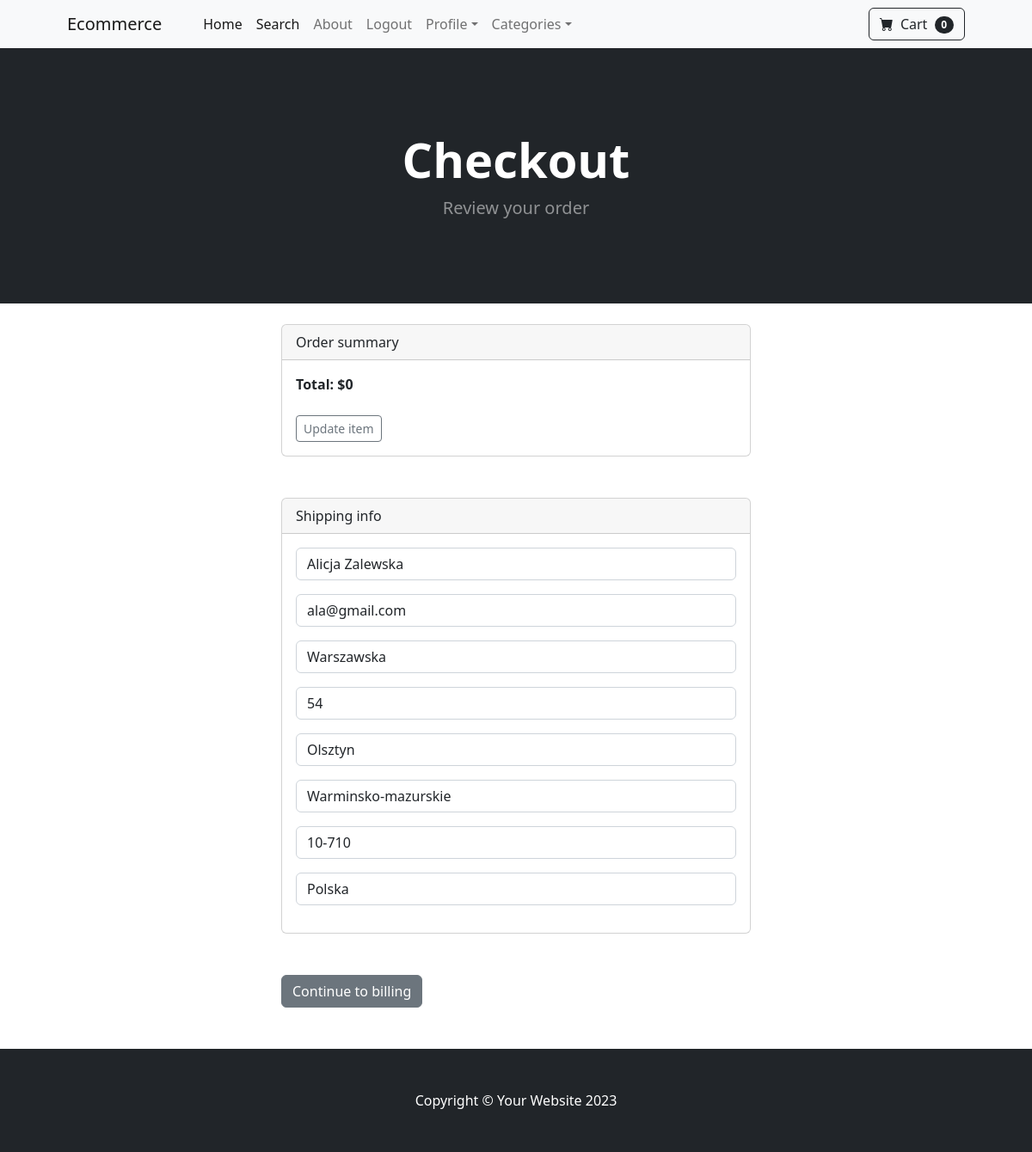
The app's page /payment/checkout (signed in) with its own data.
### payment/models.py (models this page shows, shortened)
class ShippingAddress(models.Model):
    user = models.ForeignKey(User, on_delete=models.CASCADE, null=True, blank=True)
    shipping_full_name = models.CharField(max_length=255)
    shipping_email = models.CharField(max_length=255)
    shipping_address1 = models.CharField(max_length=255)
    shipping_address2 = models.CharField(max_length=255, null=True, blank=True)
    shipping_city = models.CharField(max_length=255)
    shipping_state = models.CharField(max_length=255, null=True, blank=True)
    shipping_zipcode = models.CharField(max_length=255, null=True, blank=True)
    shipping_country = models.CharField(max_length=255)
    class Meta:
        verbose_name_plural = "Shipping Address"

### payment/views.py (the view)
# urls.py: path('checkout', views.checkout, name='checkout'),
def checkout(request):
    cart = Cart(request)
    cart_products = cart.get_prods()
    quantities = cart.get_quants()
    totals = cart.cart_total()
    if request.user.is_authenticated:
        shipping_user = ShippingAddress.objects.get(id=request.user.id)
        shipping_form = ShippingForm(request.POST or None, instance=shipping_user)
        return render(request, "payment/checkout.html", {"cart_products": cart_products, "quantities": quantities,
                                                         "totals": totals, "shipping_form": shipping_form})
    else:
        shipping_form = ShippingForm(request.POST or None)
        return render(request, "payment/checkout.html", {"cart_products": cart_products, "quantities": quantities,
                                                         "totals": totals, "shipping_form": shipping_form})

### cart/cart.py (called while the page is built, shortened)
    def __len__(self):
        return len(self.cart)

    def get_prods(self):
        product_ids = self.cart.keys()
        products = Product.objects.filter(id__in=product_ids)
        return products

    def get_quants(self):
        quantities = self.cart
        return quantities

    def cart_total(self):
        product_ids = self.cart.keys()
        products = Product.objects.filter(id__in=product_ids)
        quantities = self.cart
        total = 0
        return total

### cart/context_processors.py (called while the page is built)
def cart(request):
    return {'cart': Cart(request)}

### payment/templates/payment/checkout.html (shortened to what this page needs)
{% extends 'base.html' %}
{% load static %}
{% block content %}
<header class="bg-dark py-5">
    <div class="container px-4 px-lg-5 my-5">
        <div class="text-center text-white">
            <h1 class="display-4 fw-bolder">Checkout</h1>
            <p class="lead fw-normal text-white-50 mb-0">Review your order</p>
        </div>
    </div>
</header>
<br/>
<div class="container">
    <div class="row">
        <div class="col-md-6 offset-md-3">
            <div class="card">
                <div class="card-header">
                    Order summary
                </div>
                <div class="card-body">
                    <strong> Total: ${{ totals }} </strong>
                    <br/><br/>
                    <a class="btn btn-sm btn-outline-secondary" href="{% url 'cart_summary' %}">Update item</a>
                </div>
            </div>
            <br/><br/>
            <div class="card">
                <div class="card-header">
                    Shipping info
                </div>
                <div class="card-body">
                    {{ shipping_form.as_p }}
                </div>
            </div>
            <br/><br/>
            <a class="btn btn-secondary" href="#">Continue to billing</a>
        </div>
    </div>
</div>
<br/> <br/>
{% endblock %}

### records on screen
ShippingAddress: shipping_full_name "Alicja Zalewska", shipping_email "ala@gmail.com", shipping_address1 "Warszawska", shipping_address2 "54", shipping_city "Olsztyn", shipping_state "Warminsko-mazurskie", shipping_zipcode "10-710", shipping_country "Polska"

### other values on screen
{{ cart|length }} "0"
{{ totals }} "0"
